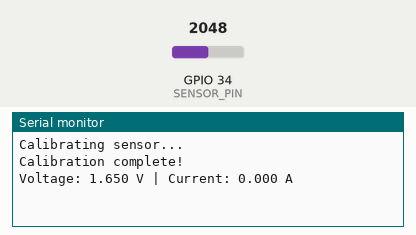
A sketch run on a simulated ESP32. Parts: the last lines printed to the serial monitor. Inputs (shaded band) come from the test bench; at power-on: GPIO 34 (SENSOR_PIN) = 2048.

Above: at 3.3 s.
3.4 s: GPIO 34 (SENSOR_PIN) set to 2866
At 4.8 s:
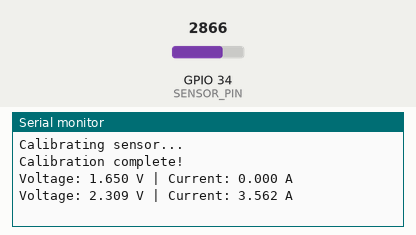
4.9 s: GPIO 34 (SENSOR_PIN) set to 3603
At 6.2 s:
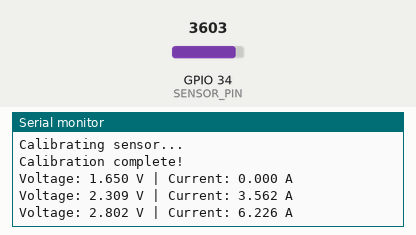
Timing chart, 0 to 7.9 s (numbered marks = the images above; inputs shaded):
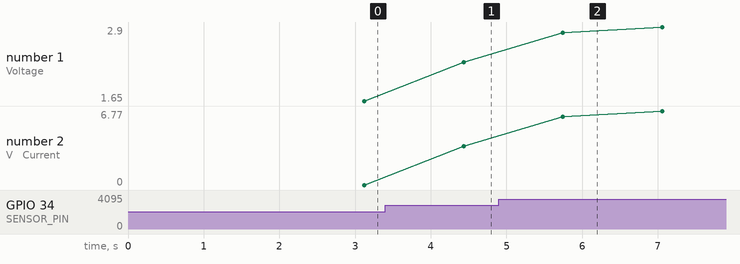

Measured:
- after the input at 3.4 s, the serial monitor: prints a new line after 1.0 s (image 1)
- after the input at 4.9 s, the serial monitor: prints a new line after 0.85 s (image 2)
- plotted number 1: 1.65 → 2.31 after the input at 3.4 s, 2.31 → 2.9 after the input at 4.9 s
- plotted number 2: 0 → 3.56 after the input at 3.4 s, 3.56 → 6.77 after the input at 4.9 s

The sketch:

test.ino
```cpp
#define SENSOR_PIN 34  // ADC pin connected to ACS712 OUT

const float ACS712_SENSITIVITY = 0.185; // Sensitivity for ACS712-05B (185 mV/A)
const int ADC_RESOLUTION = 4096;       // ESP32 ADC resolution
const float VREF = 3.3;                // Reference voltage for ADC
const float NO_LOAD_VOLTAGE = VREF / 2; // Voltage at 0A (2.5V for ACS712)
const int NUM_SAMPLES = 100;           // Number of samples for averaging

float calibrationOffset = 0; // Calibration offset

void setup() {
  Serial.begin(115200); // Start serial communication
  delay(1000);

  Serial.println("Calibrating sensor...");
  float totalVoltage = 0;

  // Perform calibration
  for (int i = 0; i < 1000; i++) {
    totalVoltage += analogRead(SENSOR_PIN) * (VREF / ADC_RESOLUTION);
    delay(1);
  }
  calibrationOffset = (totalVoltage / 1000.0) - NO_LOAD_VOLTAGE;
  Serial.println("Calibration complete!");
}

void loop() {
  float totalVoltage = 0;

  // Sample sensor data
  for (int i = 0; i < NUM_SAMPLES; i++) {
    totalVoltage += analogRead(SENSOR_PIN) * (VREF / ADC_RESOLUTION);
    delay(10);
  }
  float averageVoltage = totalVoltage / NUM_SAMPLES;

  // Calculate current
  float current = (averageVoltage - NO_LOAD_VOLTAGE - calibrationOffset) / ACS712_SENSITIVITY;

  // Set current to 0 if it is less than 0.020
  if (current < 0.020) {
    current = 0.000;
  }

  // Display results
  Serial.print("Voltage: ");
  Serial.print(averageVoltage, 3);
  Serial.print(" V | Current: ");
  Serial.print(current, 3);
  Serial.println(" A");

  delay(300); // Update every second
}
```
